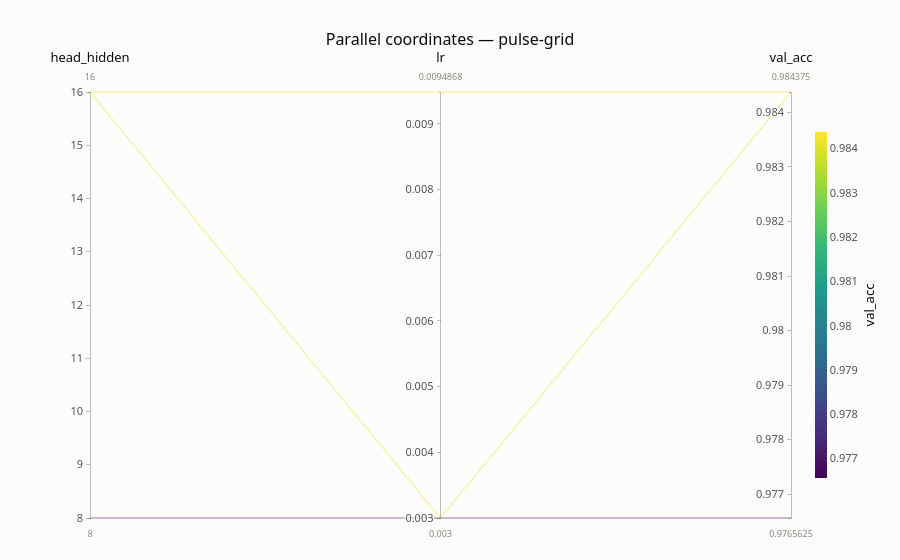

Notebook cell for this chart:
### Code cell
study.plot_parallel_coordinate()

### Figure 1 — Plotly figure (JSON) as saved in the notebook; plotly's stock layout.template omitted (floating-point values rounded to 4 significant figures)
{"data": [{"dimensions": [{"label": "head_hidden", "values": [8, 16, 16]}, {"label": "lr", "values": [0.003, 0.003, 0.009487]}, {"label": "val_acc", "values": [0.9766, 0.9844, 0.9844]}], "labelfont": {"color": "#0b0b0b", "size": 13}, "line": {"color": [0.9766, 0.9844, 0.9844], "colorbar": {"len": 0.85, "outlinewidth": 0, "thickness": 12, "tickfont": {"color": "#52514e", "size": 11}, "title": {"side": "right", "text": "val_acc"}}, "colorscale": [[0.0, "#440154"], [0.1111, "#482878"], [0.2222, "#3e4989"], [0.3333, "#31688e"], [0.4444, "#26828e"], [0.5556, "#1f9e89"], [0.6667, "#35b779"], [0.7778, "#6ece58"], [0.8889, "#b5de2b"], [1.0, "#fde725"]], "reversescale": false, "showscale": true}, "rangefont": {"color": "#898781", "size": 9}, "tickfont": {"color": "#52514e", "size": 11}, "type": "parcoords", "unselected": {"line": {"color": "#e1e0d9", "opacity": 0.35}}}], "layout": {"margin": {"b": 40, "l": 90, "r": 90, "t": 90}, "title": {"text": "Parallel coordinates — pulse-grid"}}}
